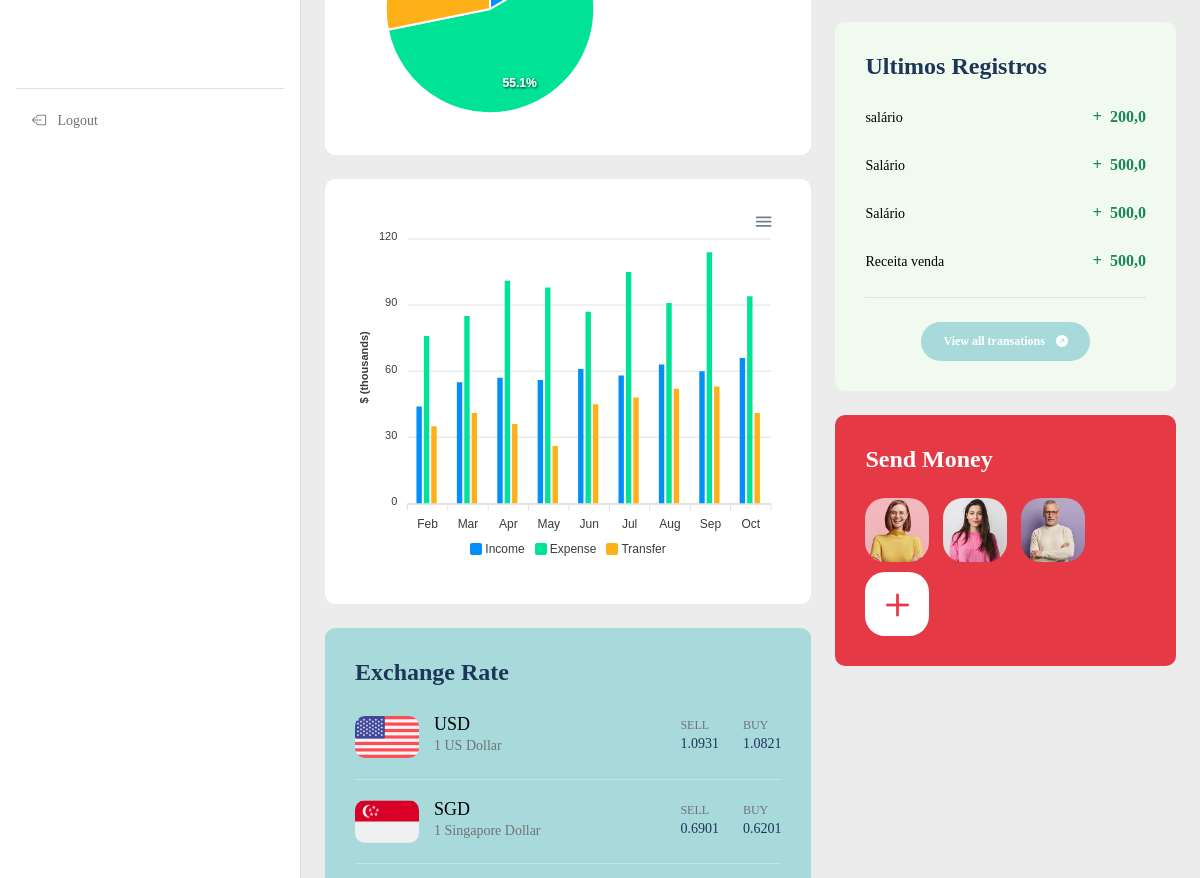
Page /user_area/2 (signed in, middle part) on the earlier database version.
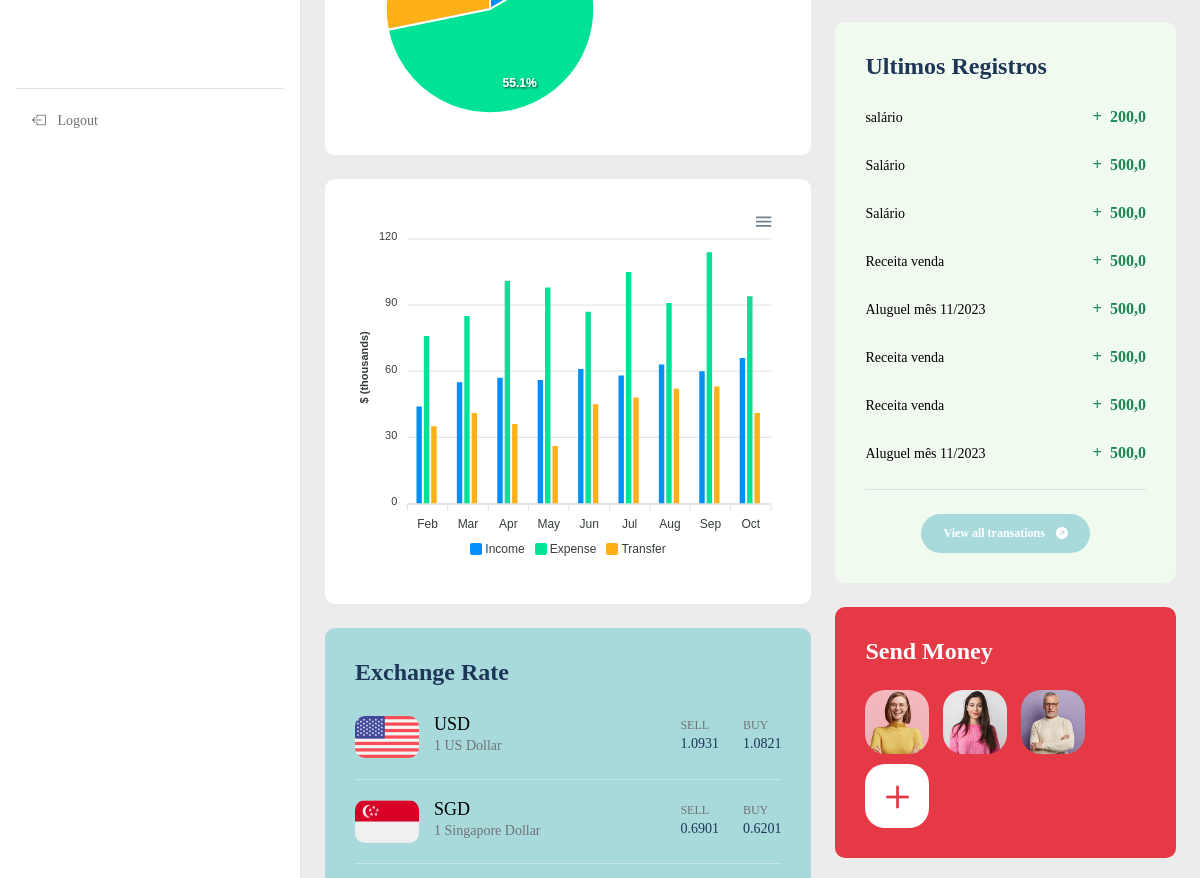
Same page on the later database version.
### core/models.py (models this page shows, shortened)
class Income(models.Model):
    valor = models.FloatField()
    descricao = models.CharField(max_length=200)
    profile = models.ForeignKey(Profile, related_name= 'income', on_delete= models.CASCADE )
    class Meta:
        verbose_name = "Receita"
        verbose_name_plural = "Receitas"

### core/views.py (the view)
# urls.py: path('user_area/<int:id>', views.user_area, name= 'user_area'),
@login_required
def user_area(request, id):
    profile = Profile.objects.filter(id=id).first()
    context = {
        'profile':profile,
        'incomes':profile.income.all()
    }
    return render(request, 'user_area.html', context)

### core/templates/user_area.html (shortened to what this page needs)
{% load static %}
<!doctype html>
<html lang="en">
    <head>
        <link href="{% static 'css/bootstrap.min.css' %} " rel="stylesheet">
        <link href="{% static 'css/bootstrap-icons.css' %}" rel="stylesheet">
        <link href="{% static 'css/apexcharts.css' %}" rel="stylesheet">
        <link href="{% static 'css/tooplate-mini-finance.css' %}" rel="stylesheet">
    </head>
    <body>
        <div class="container-fluid">
            <div class="row">
                <nav id="sidebarMenu" class="col-md-3 col-lg-3 d-md-block sidebar collapse">
                    <div class="position-sticky py-4 px-3 sidebar-sticky">
                        <ul class="nav flex-column h-100">
                            <li class="nav-item border-top mt-auto pt-2">
                                <a class="nav-link" href="{% url 'logout' %}">
                                    <i class="bi-box-arrow-left me-2"></i>
                                    Logout
                                </a>
                            </li>
                        </ul>
                    </div>
                </nav>
                <main class="main-wrapper col-md-9 ms-sm-auto py-4 col-lg-9 px-md-4 border-start">
                    <div class="row my-4">
                        <div class="col-lg-7 col-12">
                            <div class="custom-block bg-white">
                                <div id="pie-chart"></div>
                            </div>
                            <div class="custom-block bg-white">
                                <div id="chart"></div>
                            </div>
                            <div class="custom-block custom-block-exchange">
                                <h5 class="mb-4">Exchange Rate</h5>
                                <div class="d-flex align-items-center border-bottom pb-3 mb-3">
                                    <div class="d-flex align-items-center">
                                        <img src="{% static 'images/flag/united-states.png' %}" class="exchange-image img-fluid" alt="">
                                        <div>
                                            <p>USD</p>
                                            <h6>1 US Dollar</h6>
                                        </div>
                                    </div>
                                    <div class="ms-auto me-4">
                                        <small>Sell</small>
                                        <h6>1.0931</h6>
                                    </div>
                                    <div>
                                        <small>Buy</small>
                                        <h6>1.0821</h6>
                                    </div>
                                </div>
                                <div class="d-flex align-items-center border-bottom pb-3 mb-3">
                                    <div class="d-flex align-items-center">
                                        <img src="{% static 'images/flag/singapore.png' %}" class="exchange-image img-fluid" alt="">
                                        <div>
                                            <p>SGD</p>
                                            <h6>1 Singapore Dollar</h6>
                                        </div>
                                    </div>
                                    <div class="ms-auto me-4">
                                        <small>Sell</small>
                                        <h6>0.6901</h6>
                                    </div>
                                    <div>
                                        <small>Buy</small>
                                        <h6>0.6201</h6>
                                    </div>
                                </div>
                            </div>
                        </div>
                        <div class="col-lg-5 col-12">
                            <div class="custom-block custom-block-transations">
                                <h5 class="mb-4">Ultimos Registros</h5>
                                {% for income in incomes %}
                                <div class="d-flex flex-wrap align-items-center mb-4">
                                    <div class="d-flex align-items-center">
                                        <div>
                                            <p>
                                                <a href="transation-detail.html">{{ income.descricao }}</a>
                                            </p>
                                        </div>
                                    </div>
                                    <div class="ms-auto">
                                        <strong class="d-block text-success"><span class="me-1">+</span> {{ income.valor }}</strong>
                                    </div>
                                </div>
                                {% endfor %}
                                <div class="border-top pt-4 mt-4 text-center">
                                    <a class="btn custom-btn" href="wallet.html">
                                        View all transations
                                        <i class="bi-arrow-up-right-circle-fill ms-2"></i>
                                    </a>
                                </div>
                            </div>
                            <div class="custom-block primary-bg">
                                <h5 class="text-white mb-4">Send Money</h5>
                                <a href="#">
                                    <img src="images/profile/young-woman-with-round-glasses-yellow-sweater.jpg" class="profile-image img-fluid" alt="">
                                </a>
                                <a href="#">
                                    <img src="images/profile/young-beautiful-woman-pink-warm-sweater.jpg" class="profile-image img-fluid" alt="">
                                </a>
                                <a href="#">
                                    <img src="images/profile/senior-man-white-sweater-eyeglasses.jpg" class="profile-image img-fluid" alt="">
                                </a>
                                <div class="profile-rounded">
                                    <a href="#">
                                        <i class="profile-rounded-icon bi-plus"></i>
                                    </a>
                                </div>
                            </div>
                        </div>
                    </div>
                </main>
            </div>
        </div>
    </body>
</html>

### core/static/css/tooplate-mini-finance.css (style rules this page uses)
:root { --white-color: #ffffff; --primary-color: #E63946; --secondary-color: #F1FAEE; --section-bg-color: #ececec; --primary-bg-color: #E63946; --custom-btn-bg-color: #A8DADC; --custom-btn-bg-hover-color: #1D3557; --heading-color: #1D3557; --dark-color: #000000; --p-color: #717275; --border-color: #e0e0e5; --link-hover-color: #E63946; --body-font-family: 'Unbounded'; --h1-font-size: 74px; --h2-font-size: 46px; --h3-font-size: 32px; --h4-font-size: 28px; --h5-font-size: 24px; --h6-font-size: 22px; --p-font-size: 18px; --menu-font-size: 14px; --btn-font-size: 12px; --copyright-font-size: 10px; --border-radius-large: 100px; --border-radius-medium: 20px; --border-radius-small: 10px; --font-weight-light: 300; --font-weight-normal: 400; --font-weight-bold: 700; }
body { background-color: var(--white-color); font-family: var(--body-font-family); }
h2, h3, h4, h5, h6 { color: var(--heading-color); }
h1, h2, h3, h4, h5, h6 { font-weight: var(--font-weight-bold); }
h5 { font-size: var(--h5-font-size); }
h6 { font-size: var(--h6-font-size); }
p { color: var(--p-color); font-size: var(--p-font-size); font-weight: var(--font-weight-light); }
ul li { color: var(--p-color); font-size: var(--p-font-size); font-weight: var(--font-weight-light); }
a, button { touch-action: manipulation; transition: all 0.3s; }
a { display: inline-block; color: var(--primary-color); text-decoration: none; }
b, strong { font-weight: var(--font-weight-bold); }
.main-wrapper { background: var(--section-bg-color); min-height: calc(100vh - 65px); }
.custom-block.primary-bg { background: var(--primary-bg-color); }
.profile-image { border-radius: var(--border-radius-small); width: 32px; height: 32px; object-fit: cover; }
.custom-block .profile-image { border-radius: var(--border-radius-medium); width: 64px; height: 64px; margin-right: 10px; margin-bottom: 10px; }
.profile-rounded { background: var(--white-color); border-radius: var(--border-radius-medium); display: inline-block; vertical-align: top; width: 64px; height: 64px; text-align: center; }
.profile-rounded-icon { font-size: var(--h2-font-size); }
.custom-btn { background: var(--custom-btn-bg-color); border: 2px solid transparent; border-radius: var(--border-radius-large); color: var(--white-color); font-size: var(--btn-font-size); font-weight: var(--font-weight-bold); line-height: normal; transition: all 0.3s; padding: 10px 20px; }
.sidebar { background: var(--white-color); position: fixed; top: 0; bottom: 0; left: 0; z-index: 100; padding: 58px 0 0; }
.sidebar-sticky { height: calc(100vh - 58px); overflow-x: hidden; overflow-y: auto; position: relative; }
#sidebarMenu .nav { flex-wrap: inherit; }
#sidebarMenu .nav-link { border-radius: var(--border-radius-small); color: var(--p-color); font-size: var(--menu-font-size); display: inline-block; position: relative; margin-top: 5px; }
.custom-block { background: var(--secondary-color); border-radius: var(--border-radius-small); position: relative; overflow: hidden; margin-bottom: 24px; padding: 30px; }
.custom-block h2, .custom-block p { position: relative; z-index: 2; }
.custom-block p { color: var(--dark-color); margin-bottom: 0; }
.custom-block small { color: var(--p-color); font-size: var(--btn-font-size); text-transform: uppercase; }
.custom-block-exchange, .custom-block-contact { background: var(--custom-btn-bg-color); }
.custom-block-exchange .border-bottom { border-bottom: 1px solid #c6e5e7 !important; }
.custom-block-exchange h6 { font-size: var(--menu-font-size); font-weight: var(--font-weight-normal); }
.custom-block-exchange p + h6 { color: var(--p-color); }
.exchange-image { border-radius: var(--border-radius-small); width: 64px; height: auto; margin-right: 15px; }
.custom-block-transations p { font-size: var(--menu-font-size); margin-bottom: 0; }
.custom-block-transations p a { color: var(--dark-color); }

Differences in the rows shown:
added Income: descricao "Aluguel mês 11/2023", valor "500,0"
added Income: descricao "Receita venda", valor "500,0"
added Income: descricao "Receita venda", valor "500,0"
added Income: descricao "Aluguel mês 11/2023", valor "500,0"
